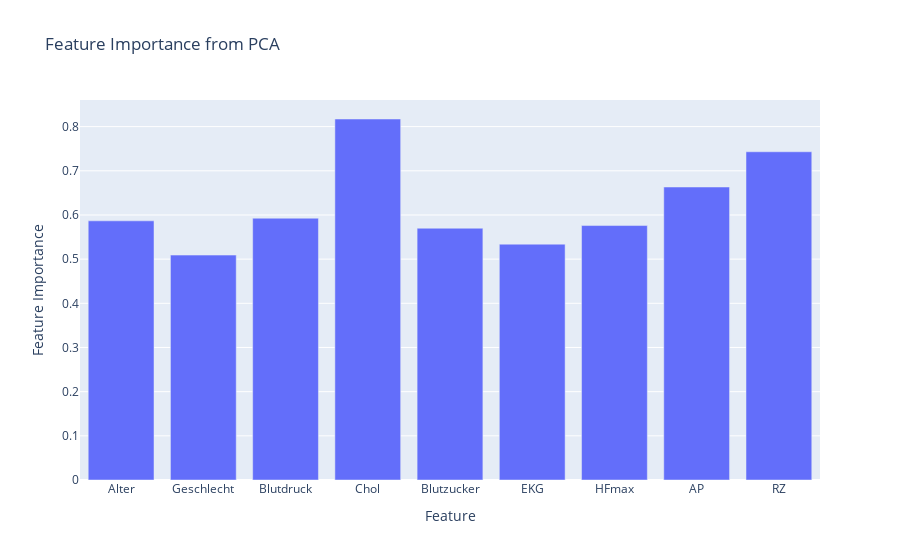

Source (notebook cell):
### Markdown cell above
### 4.1 Feature-Bedeutung von PCA

### Code cell
# Get the feature names (excluding the target variable "KHK")
feature_names = data.columns.tolist()
feature_names.remove("KHK")

# Compute the importance of features from PCA components
feature_importance = np.abs(pca.components_).sum(axis=0)

# Create DataFrame for Plotly visualization
df_plot = pd.DataFrame({"Feature": feature_names, "Wichtigkeit": feature_importance})

# Create an interactive bar plot with Plotly
fig = px.bar(df_plot, x="Feature", y="Wichtigkeit", title="Feature Importance from PCA", labels={"Feature": "Feature", "Wichtigkeit": "Feature Importance"})
fig.update_xaxes()  # Update x-axis for better readability
fig.show()

### Figure 1 — Plotly figure (JSON) as saved in the notebook; plotly's stock layout.template omitted (floating-point values rounded to 4 significant figures)
{"data": [{"hovertemplate": "Feature=%{x}<br>Feature Importance=%{y}<extra></extra>", "legendgroup": "", "marker": {"color": "#636efa", "pattern": {"shape": ""}}, "name": "", "orientation": "v", "showlegend": false, "textposition": "auto", "type": "bar", "x": ["Alter", "Geschlecht", "Blutdruck", "Chol", "Blutzucker", "EKG", "HFmax", "AP", "RZ"], "xaxis": "x", "y": [0.5867, 0.5092, 0.5926, 0.8173, 0.57, 0.5339, 0.576, 0.6633, 0.7431], "yaxis": "y"}], "layout": {"barmode": "relative", "legend": {"tracegroupgap": 0}, "title": {"text": "Feature Importance from PCA"}, "xaxis": {"anchor": "y", "domain": [0, 1], "title": {"text": "Feature"}}, "yaxis": {"anchor": "x", "domain": [0, 1], "title": {"text": "Feature Importance"}}}}
